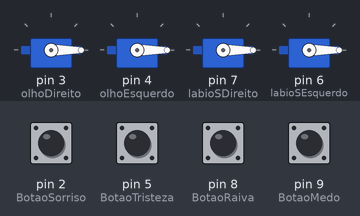
The sketch below on a simulated Arduino Uno, built with avr-gcc and run on an emulated ATmega328P. Shown: 4 × servo. The test bench sets the inputs (shaded band); at power-on: pin 2 (BotaoSorriso), pin 5 (BotaoTristeza), pin 8 (BotaoRaiva), pin 9 (BotaoMedo) LOW.

Above: at 1.2 s.
1.3 s: pin 5 (BotaoTristeza) pulled HIGH for 0.15 s
At 1.7 s:
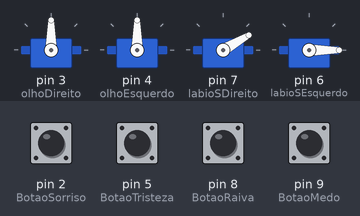
4.4 s: pin 8 (BotaoRaiva) pulled HIGH for 0.15 s
At 5.2 s:
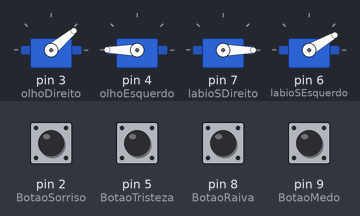
7.5 s: pin 9 (BotaoMedo) pulled HIGH for 0.15 s
At 8.8 s:
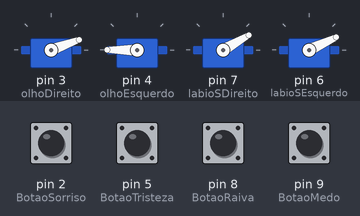
10.6 s: pin 9 (BotaoMedo) pulled HIGH for 1 s
At 13.8 s:
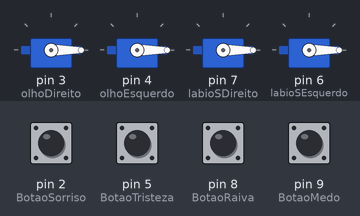
14.1 s: pin 5 (BotaoTristeza) pulled HIGH for 1 s
At 15.0 s:
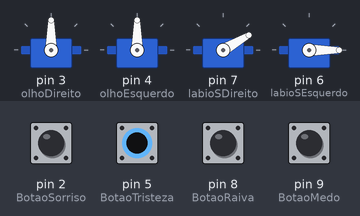
Timing chart, 0 to 17.6 s (numbered marks = the images above; inputs shaded):
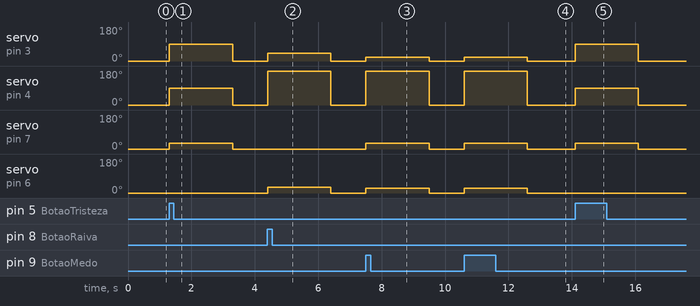

The sketch:

Boli.ino
```cpp
#include<Servo.h>

Servo olhoDireito;
Servo olhoEsquerdo;
Servo labioSDireito;
Servo labioSEsquerdo;
int pos = 0;
int val;
int BotaoSorriso = 2;
int BotaoTristeza = 5;
int BotaoRaiva = 8;
int BotaoMedo = 9;

void setup()
{
  Serial.begin(9600);
  pinMode(BotaoSorriso, INPUT);
  pinMode(BotaoTristeza, INPUT);
  pinMode(BotaoRaiva, INPUT);
  pinMode(BotaoMedo, INPUT);

  olhoDireito.attach(3);
  olhoEsquerdo.attach(4);
  labioSDireito.attach(7);
  labioSEsquerdo.attach(6);
}

void loop()
{
  if (digitalRead(BotaoSorriso) == HIGH) {
    Sorrir();
    delay(2000);
  }
  if (digitalRead(BotaoTristeza) == HIGH) {
    Triste();
    delay(2000);
  }
  if (digitalRead(BotaoRaiva) == HIGH) {
    Raiva();
    delay(2000);
  }
  if (digitalRead(BotaoMedo) == HIGH) {
    Medo();
    delay(2000);
  }
  CaraMorna();
}


void Sorrir() {
  olhoDireito.write(0);
  olhoEsquerdo.write(0);
  labioSDireito.write(0);
  labioSEsquerdo.write(0);
}

void Triste() {
  olhoDireito.write(90);
  olhoEsquerdo.write(90);
  labioSDireito.write(30);
  labioSEsquerdo.write(-20);
}

void Raiva() {
  olhoDireito.write(40);
  olhoEsquerdo.write(300);
  labioSDireito.write(0);
  labioSEsquerdo.write(30);
}

void Medo() {

  olhoDireito.write(20);
  olhoEsquerdo.write(220);
  labioSDireito.write(30);
  labioSEsquerdo.write(25);
}


void CaraMorna() {
  olhoDireito.write(0);
  olhoEsquerdo.write(0);
  labioSDireito.write(0);
  labioSEsquerdo.write(0);
}
```

Measured:
- after the input at 1.3 s, servo on pin 3 (olhoDireito), servo on pin 4 (olhoEsquerdo): 0° → 90° at once, → 0° 2.0 s later; servo on pin 7 (labioSDireito): 0° → 30° at once, → 0° 2.0 s later
- after the input at 4.4 s, servo on pin 3 (olhoDireito): 0° → 40° at once, → 0° 2.0 s later; servo on pin 4 (olhoEsquerdo): 0° → 180° at once, → 0° 2.0 s later; servo on pin 6 (labioSEsquerdo): 0° → 30° at once, → 0° 2.0 s later
- after the input at 7.5 s, servo on pin 3 (olhoDireito): 0° → 20° at once, → 0° 2.0 s later; servo on pin 4 (olhoEsquerdo): 0° → 180° at once, → 0° 2.0 s later; servo on pin 7 (labioSDireito): 0° → 30° at once, → 0° 2.0 s later; servo on pin 6 (labioSEsquerdo): 0° → 25° at once, → 0° 2.0 s later
- after the input at 10.6 s, servo on pin 3 (olhoDireito): 0° → 20° at once, → 0° 2.0 s later; servo on pin 4 (olhoEsquerdo): 0° → 180° at once, → 0° 2.0 s later; servo on pin 7 (labioSDireito): 0° → 30° at once, → 0° 2.0 s later; servo on pin 6 (labioSEsquerdo): 0° → 25° at once, → 0° 2.0 s later
- after the input at 14.1 s, servo on pin 3 (olhoDireito), servo on pin 4 (olhoEsquerdo): 0° → 90° at once, → 0° 2.0 s later; servo on pin 7 (labioSDireito): 0° → 30° at once, → 0° 2.0 s later
